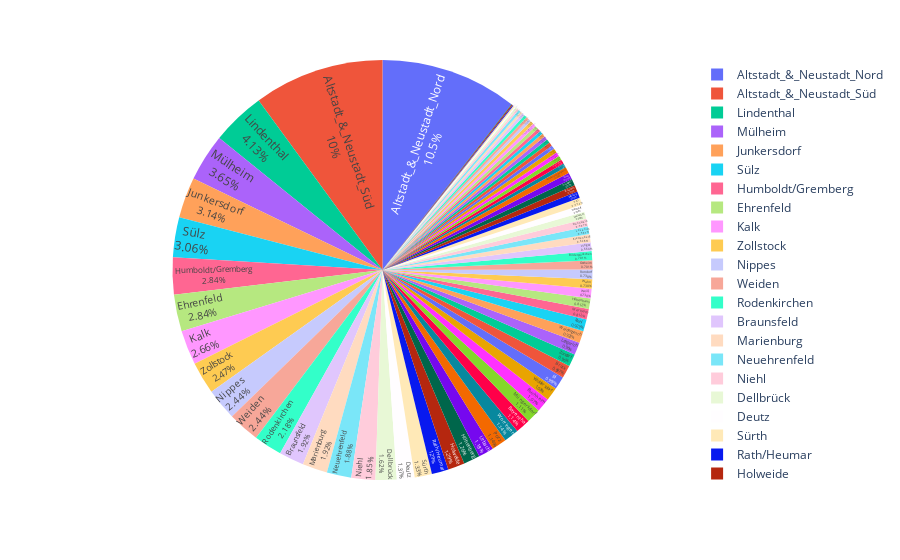

The cell this chart's notebook holds for it:
### Code cell
# Graphing percentage of Total rent( Warme miete) that each Köln district has with pyplot
fig = px.pie(pie_data_output, values = pie_data_output.totalRent, names = pie_data_output.index)
fig.update_traces(textposition = 'inside', textinfo = 'percent+label')
fig.update_layout(template = 'plotly_white')

fig.show()

### Figure 1 — Plotly figure (JSON) as saved in the notebook; plotly's stock layout.template omitted (floating-point values rounded to 4 significant figures)
{"data": [{"domain": {"x": [0, 1], "y": [0, 1]}, "hovertemplate": "index=%{label}<br>totalRent=%{value}<extra></extra>", "labels": ["Altstadt_&_Neustadt_Nord", "Altstadt_&_Neustadt_Süd", "Lindenthal", "Mülheim", "Junkersdorf", "Sülz", "Humboldt/Gremberg", "Ehrenfeld", "Kalk", "Zollstock", "Nippes", "Weiden", "Rodenkirchen", "Braunsfeld", "Marienburg", "Neuehrenfeld", "Niehl", "Dellbrück", "Deutz", "Sürth", "Rath/Heumar", "Holweide", "Höhenberg", "Urbach", "Porz", "Worringen", "Bayenthal", "Müngersdorf", "Buchheim", "Widdersdorf", "Eil", "Brück", "Zündorf", "Longerich", "Weidenpesch", "Riehl", "Merheim", "Höhenhaus", "Weiß", "Wahn", "Rondorf", "Ostheim", "Bilderstöckchen", "Vingst", "Klettenberg", "Lövenich", "Dünnwald", "Merkenich", "Wahnheide", "Poll", "Raderberg", "Bickendorf", "Ossendorf", "Ensen", "Bocklemünd/Mengenich", "Flittard", "Stammheim", "Raderthal", "Meschenich", "Langel", "Vogelsang", "Westhoven", "Grengel", "Mauenheim", "Buchforst", "Godorf", "Elsdorf", "Pesch", "Roggendorf/Thenhoven", "Seeberg", "Heimersdorf", "Gremberghoven", "Lind", "Neubrück", "Esch/Auweiler", "Immendorf", "Lindweiler", "Volkhoven/Weiler", "Fühlingen", "Finkenberg", "Chorweiler", "Hahnwald", "Libur"], "legendgroup": "", "name": "", "showlegend": true, "textinfo": "percent+label", "textposition": "inside", "type": "pie", "values": [285, 272, 112, 99, 85, 83, 77, 77, 72, 67, 66, 66, 59, 52, 52, 51, 50, 44, 37, 36, 35, 35, 34, 32, 31, 31, 31, 30, 29, 28, 27, 27, 26, 26, 25, 25, 22, 22, 20, 20, 20, 19, 19, 18, 17, 16, 16, 15, 15, 15, 14, 14, 14, 14, 13, 9, 9, 9, 9, 9, 8, 8, 8, 8, 7, 7, 7, 7, 7, 7, 6, 6, 6, 6, 5, 5, 4, 4, 3, 3, 2, 2, 1]}], "layout": {"legend": {"tracegroupgap": 0}, "margin": {"t": 60}}}
